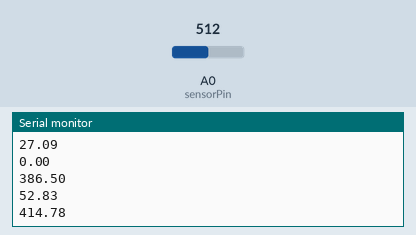
Bench run of a sketch on a simulated Arduino Uno, built with avr-gcc and run on an emulated ATmega328P. On the bench: the last lines printed to the serial monitor. The inputs (shaded band) are chosen by the test bench; at power-on: A0 (sensorPin) = 512.

Above: at 1.8 s.
1.9 s: A0 (sensorPin) set to 716
At 2.8 s:
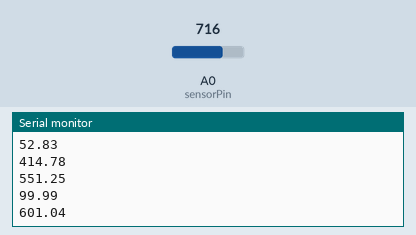
3.4 s: A0 (sensorPin) set to 900
At 4.7 s:
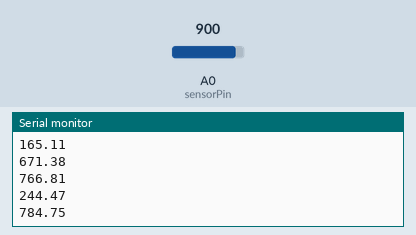
Timing chart, 0 to 6.4 s (numbered marks = the images above; inputs shaded):
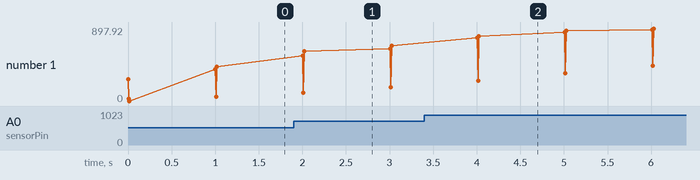

Measured:
- after the input at 1.9 s, the serial monitor: prints a new line after 0.10 s (image 1)
- after the input at 3.4 s, the serial monitor: prints a new line after 0.61 s (image 2)
- plotted number 1: 414.78 → 671.38 after the input at 1.9 s, 671.38 → 895.23 after the input at 3.4 s

The sketch:

DigitalFilter.ino
```cpp
#include"DigitalFilters.h"

ExponentialFilter expFilter;
BiquadFilter biquadFilter;
KalmanFilter kalmanFilter;

float initialEstimate_ef = 10, smoothingFactor = 0.5; //ExponentialFilter initial values
float initialEstimate_bf = 20; //BiquadFilter initial values
float process_variance = 0.01, measurement_variance=1.2, initialEstimate_kf = 0, initial_error_estimate = 0;

int sensorPin = A0;

void setup() {
  ExponentialFilter_Init(&expFilter, initialEstimate_ef, smoothingFactor);
  BiquadIIRfilter_Init(&biquadFilter, initialEstimate_bf);
  KalmanFilter_Init(&kalmanFilter, process_variance, measurement_variance, initialEstimate_kf, initial_error_estimate);

  Serial.begin(9600);
}

void loop() {
  float sensorValue = analogRead(sensorPin);
  Serial.println(ExponentialFilter_Update(&expFilter, sensorValue));
  Serial.println(BiquadIIRfilter_Update(&biquadFilter, sensorValue));
  Serial.println(KalmanFilter_Update(&kalmanFilter, sensorValue));
  delay(1000);
}
```

DigitalFilters.c
```cpp
/*
 * DigitalFilters.c
 *
 *  Created on: Feb 4, 2025
 *      Author: BARUN
 */

#include"DigitalFilters.h"
#include"math.h"

/*-----Exponential Filter-----*/
void ExponentialFilter_Init(ExponentialFilter *ef, float initial_estimate, float inputSmoothingFactor){
	 ef->Previous_Output = initial_estimate;
	 ef->smoothingFactor = inputSmoothingFactor;
 }

 float ExponentialFilter_Update(ExponentialFilter *ef, float measurement){
	ef->filterOutput = ef->smoothingFactor * measurement + (1 - ef->smoothingFactor)*ef->Previous_Output;
	ef->Previous_Output = ef->filterOutput;
	return ef->filterOutput;
 }

 /*-----Biquad Filter-----*/
static float aCoff[3] = {0.014401418980573148, 0.028802837961146296, 0.014401418980573148};
static float bCoff[2] =  {-1.6329907391512004, 0.690596415073493};

 void BiquadIIRfilter_Init(BiquadFilter *bf, float initial_estimate){
	 bf->Input_z1 = initial_estimate;
	 bf->Input_z2 = initial_estimate;
	 bf->Output_z1 = initial_estimate;
	 bf->Output_z2 = initial_estimate;
 }

 float BiquadIIRfilter_Update(BiquadFilter *bf, float measurement){
	 bf->filter_output = (aCoff[0]*measurement + aCoff[1]*bf->Input_z1 + aCoff[2]*bf->Input_z2)
			                - (bCoff[0]*bf->Output_z1 + bCoff[1]*bf->Output_z2);
	 bf->Input_z2 = bf->Input_z1;
	 bf->Input_z1 = measurement;
	 bf->Output_z2 = bf->Output_z1;
	 bf->Output_z1 = bf->filter_output;
	 return bf->filter_output;
 }


 /*-----Kalman Filter-----*/
// process_variance=0.01, measurement_variance=1.2
 void KalmanFilter_Init(KalmanFilter* kf, float process_variance, float measurement_variance, float initial_estimate, float initial_error_estimate) {
     kf->process_variance = process_variance;
     kf->measurement_variance = measurement_variance;
     kf->estimate = initial_estimate;
     kf->error_estimate = initial_error_estimate;
 }

 float KalmanFilter_Update(KalmanFilter* kf, float measurement) {
     float kalman_gain = kf->error_estimate / (kf->error_estimate + kf->measurement_variance);
     kf->estimate = kf->estimate + kalman_gain * (measurement - kf->estimate);
     kf->error_estimate = (1 - kalman_gain) * kf->error_estimate + fabs(kf->estimate - measurement) * kf->process_variance;
     return kf->estimate;
 }
```

DigitalFilters.h
```cpp
/*
 * DigitalFilters.h
 *
 *  Created on: Feb 4, 2025
 *      Author: BARUN
 */

#ifndef DIGITALFILTERS_H_
#define DIGITALFILTERS_H_

/*-----Exponential Filter-----*/
typedef struct{
	float filterOutput;
	float Previous_Output;
	float smoothingFactor;
} ExponentialFilter;
void ExponentialFilter_Init(ExponentialFilter *ef, float initial_estimate, float inputSmoothingFactor);
float ExponentialFilter_Update(ExponentialFilter *ef, float measurement);

/*-----Biquad Filter-----*/
typedef struct {
	float Input_z1, Input_z2; //previous inputs
	float Output_z1, Output_z2; //previous outputs
	float filter_output;
}BiquadFilter;

void BiquadIIRfilter_Init(BiquadFilter *bf, float initial_estimate);
float BiquadIIRfilter_Update(BiquadFilter *bf, float measurement);

/*-----Kalman Filter-----*/
typedef struct {
    float process_variance;
    float measurement_variance;
    float estimate;
    float error_estimate;
} KalmanFilter;

void KalmanFilter_Init(KalmanFilter* kf, float process_variance, float measurement_variance, float initial_estimate, float initial_error_estimate);
float KalmanFilter_Update(KalmanFilter* kf, float measurement);

#endif /* DIGITALFILTERS_H_ */
```
